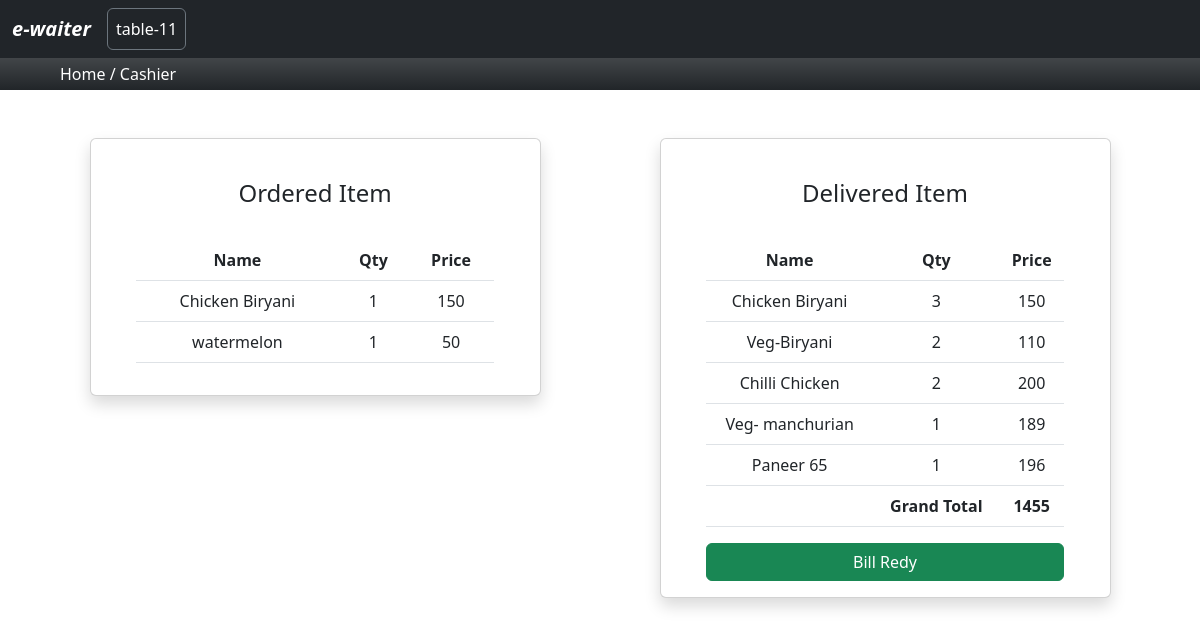
Page /billtableselect/1 on the committed database.
### order/models.py (models this page shows, shortened)
class Tables(models.Model):
    table_name=models.CharField(max_length=100)
    status=models.BooleanField(default=False,help_text="0-free table, 1-occupied")
    all_item_delivered=models.BooleanField(default=False,help_text=" 1-complete")
    paid=models.BooleanField(default=False,help_text="0-not paid, 1-paid")
    def __str__(self):
        return str(self.table_name)

class Orders(models.Model):
    customer_name = models.CharField(max_length=150,null=True,blank=True)
    table = models.ForeignKey(Tables,on_delete=models.CASCADE)
    item = models.ForeignKey(Items, on_delete=models.CASCADE)
    quantity=models.IntegerField(null=False,blank=False)
    created_at=models.DateTimeField(auto_now_add=True)
    delivered=models.BooleanField(default=False,help_text="0-Processing, 1-Delivered")
    order_note = models.CharField(max_length=250,null=True,blank=True)
    ordered=models.BooleanField(default=False,help_text="0-Default, 1-order placed")

class Items(models.Model):
    item_name=models.CharField(max_length=150)
    category=models.ManyToManyField(Categories)
    initial_stock=models.IntegerField()
    item_remain=models.IntegerField()
    item_price=models.FloatField()
    item_description = models.CharField(max_length=250,null=True)
    image=models.ImageField(upload_to=get_file_path,null=True,blank=True)
    status=models.BooleanField(default=False,help_text="0-in stock, 1-out of stock")
    ordered=models.BooleanField(default=False,help_text="0-not selected, 1-selected")
    selected_itm=models.IntegerField(default=0)

class Delivered(models.Model):
    customer_name = models.CharField(max_length=150,null=True,blank=True)
    table = models.ForeignKey(Tables,on_delete=models.CASCADE)
    item = models.ForeignKey(Items, on_delete=models.CASCADE)
    quantity=models.IntegerField(null=False,blank=False)
    created_at=models.DateTimeField(auto_now_add=True)
    order_note = models.CharField(max_length=250,null=True,blank=True)
    paid=models.BooleanField(default=False,help_text="0-Default, 1-paid")

### cashier/cashier_views.py (the view)
# urls.py: path('billtableselect/<table>',cashier_views.billtableselect,name='billtableselect'),
def billtableselect(request,table):
  deli=Delivered.objects.filter(table_id=table)
  order = Orders.objects.filter(table_id=table,delivered=False)
  tablelist=Tables.objects.filter(id=table)
  print(tablelist)
  grandtotal=0
  for d in deli:
    grandtotal = grandtotal + (d.quantity *d.item.item_price)
  context={
    'tb':table,
    'table':tablelist,
    'order':order,
    'deli':deli,
    'grandtotal':grandtotal
  }
  return render(request,'cashier/billtableselect.html',context)

### templates/cashier/billtableselect.html (shortened to what this page needs)
{% extends 'main.html' %}
{% block content %}
    <nav class="navbar navbar-expand-lg navbar-light bg-dark ">
        <div class="container-fluid">
          <a class="navbar-brand text-white fst-italic fw-bold" href="/">e-waiter</a>
          <div class="collapse navbar-collapse" id="navbarNavDropdown">
            <ul class="navbar-nav">
              {% for t in table %}
              <span>
                <li class="nav-item text-center ">
                    <a class="nav-link border border-secondary rounded text-white" href="{% url 'billtableselect' t.id %}">{{t.table_name}}</a>
                </li>
              </span>
              {%endfor%}
            </ul>
          </div>
        </div>
    </nav>
    <div class="bg-dark bg-gradient text-white  py-1 px-5  d-grid " >
        <div class="container">
            <a class="text-white"  href="/">Home /</a>
            <a class="text-white"  href="{% url 'cashier' %}">Cashier</a>
        </div>
    </div>
    <div class="py-5">
        <div class="container ">
            <div class="row ">
                <div class="col-md-5 mx-auto ">
                    <div class="card shadow ">
                        <div class="card-body cartdiv ">
                            <div class="container col-md-11">
                                <div class="  text-center p-4  " >
                                    <h4 class="bold">Ordered Item</h4>
                                </div>
                                <div>
                                    {% if order %}
                                        <table class="table table-hover text-center table-bordereds table-stripeds">
                                            <thead>
                                                <tr>
                                                    <th>Name</th>
                                                    <th>Qty</th>
                                                    <th>Price</th>
                                                </tr>
                                            </thead>
                                            <tbody>
                                                {% for i in order %}
                                                    <tr>
                                                        <td>{{i.item.item_name }}</td>
                                                        <td>{{i.quantity }}</td>
                                                        <td>{{i.item.item_price|stringformat:'d' }}</td>
                                                    </tr>
                                                {% endfor %}
                                            </tbody>
                                        </table>
                                    {% else %}
                                        <div class="text-center">
                                            <hr>
                                            <h4 >Your order table is empty</h4>
                                        </div>
                                    {% endif %}
                                </div>
                            </div>
                        </div>
                    </div>
                </div>
                <div class="col-md-5 mx-auto ">
                    <div class="card shadow ">
                        <div class="card-body cartdiv ">
                            <div class="container col-md-11">
                                <div class="  text-center p-4  " >
                                    <h4 class="bold">Delivered Item</h4>
                                </div>
                                <div>
                                    {% if deli %}
                                        <table class="table table-hover text-center table-bordereds table-stripeds">
                                            <thead>
                                                <tr>
                                                    <th>Name</th>
                                                    <th>Qty</th>
                                                    <th>Price</th>
                                                </tr>
                                            </thead>
                                            <tbody>
                                                {% for i in deli %}
                                                    <tr>
                                                        <td>{{i.item.item_name }}</td>
                                                        <td>{{i.quantity }}</td>
                                                        <td>{{i.item.item_price|stringformat:'d' }}</td>
                                                    </tr>
                                                {% endfor %}
                                                <tr class="fw-bold my-4">
                                                    <td></td>
                                                    <td >Grand Total</td>
                                                    <td>{{grandtotal |stringformat:'d'}}   </td>
                                                </tr>
                                            </tbody>
                                        </table>
                                        <a href= "{% url 'billredy' tb %}"class="float-lg-end mr-4 btn w-100 btn-success">Bill Redy</a>
                                    {% else %}
                                        <div class="text-center">
                                            <hr>
                                            <h4 >Your order table is empty</h4>
                                        </div>
                                    {% endif %}
                                </div>
                            </div>
                        </div>
                    </div>
                </div>
            </div>
        </div>
    </div>
{% endblock content %}

### static/css/custom.css (style rules this page uses)
a { text-decoration: none; color: black; }

### rows in the picture
Tables: table_name "table-11"
Orders: item.item_name "Chicken Biryani", quantity "1", item.item_price "150"
Orders: item.item_name "watermelon", quantity "1", item.item_price "50"
Delivered: item.item_name "Chicken Biryani", quantity "3", item.item_price "150"
Delivered: item.item_name "Veg-Biryani", quantity "2", item.item_price "110"
Delivered: item.item_name "Chilli Chicken", quantity "2", item.item_price "200"
Delivered: item.item_name "Veg- manchurian", quantity "1", item.item_price "189"
Delivered: item.item_name "Paneer 65", quantity "1", item.item_price "196"

### other values in the picture
{{ grandtotal |stringformat:'d' }} "1455"
